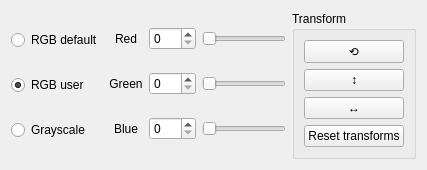
        <widget class="QWidget" name="tabWidgetPage1_2">
         <attribute name="title">
          <string>Image Adjustment</string>
         </attribute>
         <layout class="QHBoxLayout" name="horizontalLayout_6">
          <item>
           <layout class="QHBoxLayout" name="horizontalLayout_7">
            <item>
             <layout class="QVBoxLayout" name="verticalLayout_8">
              <item>
               <widget class="QRadioButton" name="radioButton_rgb_default">
                <property name="text">
                 <string>RGB default</string>
                </property>
                <property name="checked">
                 <bool>false</bool>
                </property>
               </widget>
              </item>
              <item>
               <widget class="QRadioButton" name="radioButton_rgb_user">
                <property name="enabled">
                 <bool>true</bool>
                </property>
                <property name="text">
                 <string>RGB user</string>
                </property>
                <property name="checked">
                 <bool>true</bool>
                </property>
               </widget>
              </item>
              <item>
               <widget class="QRadioButton" name="radioButton_grayscale">
                <property name="text">
                 <string>Grayscale</string>
                </property>
               </widget>
              </item>
             </layout>
            </item>
            <item>
             <layout class="QGridLayout" name="gridLayout_RGBchannels_4">
              <item row="1" column="3">
               <widget class="QSlider" name="horizontalSlider_green_channel">
                <property name="maximum">
                 <number>149</number>
                </property>
                <property name="value">
                 <number>0</number>
                </property>
                <property name="orientation">
                 <enum>Qt::Horizontal</enum>
                </property>
               </widget>
              </item>
              <item row="0" column="0">
               <widget class="QLabel" name="label_red_channel">
                <property name="text">
                 <string>Red</string>
                </property>
                <property name="alignment">
                 <set>Qt::AlignCenter</set>
                </property>
               </widget>
              </item>
              <item row="2" column="1">
               <widget class="QSpinBox" name="spinBox_blue_channel">
                <property name="maximum">
                 <number>149</number>
                </property>
                <property name="value">
                 <number>0</number>
                </property>
               </widget>
              </item>
              <item row="1" column="1">
               <widget class="QSpinBox" name="spinBox_green_channel">
                <property name="maximum">
                 <number>149</number>
                </property>
                <property name="value">
                 <number>0</number>
                </property>
               </widget>
              </item>
              <item row="1" column="0">
               <widget class="QLabel" name="label_green_channel">
                <property name="text">
                 <string>Green</string>
                </property>
                <property name="alignment">
                 <set>Qt::AlignCenter</set>
                </property>
               </widget>
              </item>
              <item row="0" column="3">
               <widget class="QSlider" name="horizontalSlider_red_channel">
                <property name="minimumSize">
                 <size>
                  <width>60</width>
                  <height>0</height>
                 </size>
                </property>
                <property name="maximum">
                 <number>149</number>
                </property>
                <property name="value">
                 <number>0</number>
                </property>
                <property name="orientation">
                 <enum>Qt::Horizontal</enum>
                </property>
               </widget>
              </item>
              <item row="2" column="3">
               <widget class="QSlider" name="horizontalSlider_blue_channel">
                <property name="maximum">
                 <number>149</number>
                </property>
                <property name="value">
                 <number>0</number>
                </property>
                <property name="orientation">
                 <enum>Qt::Horizontal</enum>
                </property>
               </widget>
              </item>
              <item row="2" column="0">
               <widget class="QLabel" name="label_blue_channel">
                <property name="text">
                 <string>Blue</string>
                </property>
                <property name="alignment">
                 <set>Qt::AlignCenter</set>
                </property>
               </widget>
              </item>
              <item row="0" column="1">
               <widget class="QSpinBox" name="spinBox_red_channel">
                <property name="maximum">
                 <number>149</number>
                </property>
                <property name="singleStep">
                 <number>1</number>
                </property>
                <property name="value">
                 <number>0</number>
                </property>
               </widget>
              </item>
             </layout>
            </item>
            <item>
             <widget class="QGroupBox" name="groupBox_4">
              <property name="title">
               <string>Transform</string>
              </property>
              <layout class="QVBoxLayout" name="verticalLayout_11">
               <item>
                <widget class="QPushButton" name="pushButton_rotate">
                 <property name="toolTip">
                  <string>Rotate cube</string>
                 </property>
                 <property name="autoFillBackground">
                  <bool>false</bool>
                 </property>
                 <property name="styleSheet">
                  <string notr="true">font: 12pt &quot;Trebuchet MS&quot;;</string>
                 </property>
                 <property name="text">
                  <string notr="true">⟲</string>
                 </property>
                </widget>
               </item>
               <item>
                <widget class="QPushButton" name="pushButton_flip_v">
                 <property name="toolTip">
                  <string>Flip cube verticaly</string>
                 </property>
                 <property name="styleSheet">
                  <string notr="true">font: 12pt &quot;Trebuchet MS&quot;;</string>
                 </property>
                 <property name="text">
                  <string>↕</string>
                 </property>
                </widget>
               </item>
               <item>
                <widget class="QPushButton" name="pushButton_flip_h">
                 <property name="baseSize">
                  <size>
                   <width>16</width>
                   <height>0</height>
                  </size>
                 </property>
                 <property name="toolTip">
                  <string>Flip cube hoizontaly</string>
                 </property>
                 <property name="styleSheet">
                  <string notr="true">font: 12pt &quot;Trebuchet MS&quot;;</string>
                 </property>
                 <property name="text">
                  <string>↔</string>
                 </property>
                </widget>
               </item>
               <item>
                <widget class="QPushButton" name="pushButton_reset_transform">
                 <property name="text">
                  <string>Reset transforms</string>
                 </property>
                </widget>
               </item>
              </layout>
             </widget>
            </item>
           </layout>
          </item>
         </layout>
        </widget>
